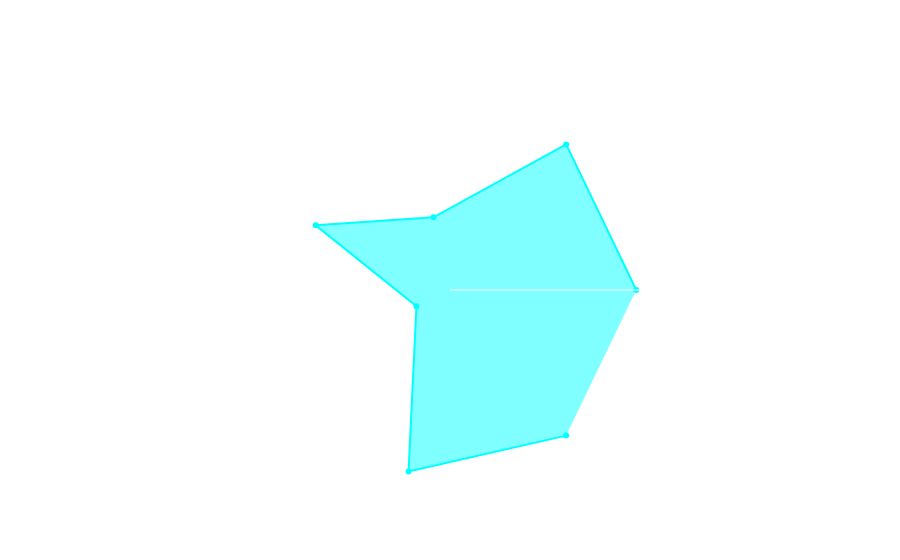

The notebook cell this image was saved under:
### Code cell
sample_pred=svr.predict(test)
print("This year's rating can be approx:",float(sample_pred[0]).__round__(2))
import plotly.graph_objects as go

fig = go.Figure()

fig.add_trace(go.Scatterpolar(
    r=test.values[0],
    theta=test.columns,
    fill='toself',
    line=dict(color='cyan'),
))
fig.update_layout(
    polar=dict(
        bgcolor='rgba(0,0,0,0)',  
        radialaxis=dict(
            tickvals=[],
        ),
    ),
    paper_bgcolor='rgba(0,0,0,0)',  
    font=dict(
        color='white',  
        size=17,  
    )
)
fig.show()

### Figure 1 — Plotly figure (JSON) as saved in the notebook; plotly's stock layout.template omitted (floating-point values rounded to 4 significant figures)
{"data": [{"fill": "toself", "line": {"color": "cyan"}, "r": [5, 5, 2, 4, 1, 5, 5], "theta": ["work_quality", "team_work", "problem_solving", "adaptablity", "communication_skills", "tech_talks", "reusable_libraries"], "type": "scatterpolar"}], "layout": {"font": {"color": "white", "size": 17}, "paper_bgcolor": "rgba(0,0,0,0)", "polar": {"bgcolor": "rgba(0,0,0,0)", "radialaxis": {"tickvals": []}}}}
